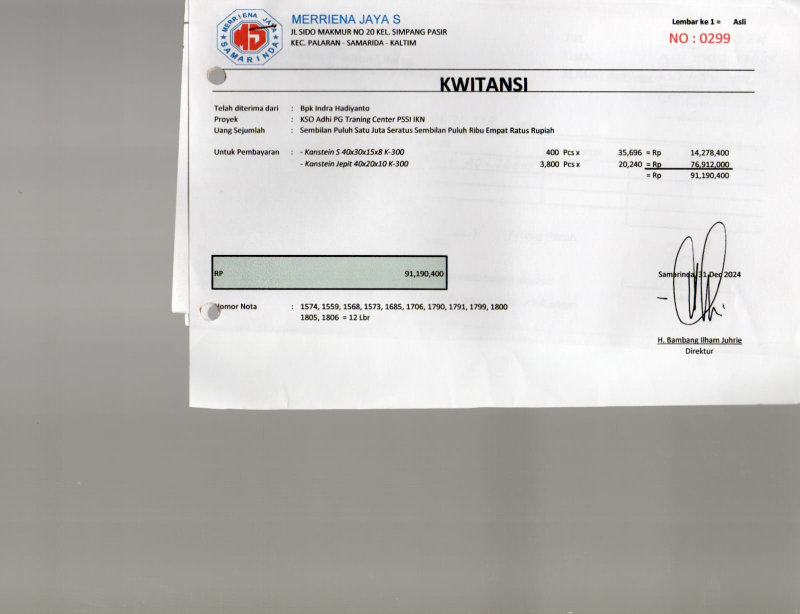
#> input picture data_uji/nota_52.jpeg, 1600 x 1227 px (shown at 1/2 size)
$ python uji_segmentasi_nama_produk.py ../../data_uji/nota_52.jpeg
#> lines starting #> are read from the running program, lines starting #| are printed output that depends on the picture; after the words box and inside, x2 and y2 are one past the last pixel; in counts of white or black regions, pixels touching at a corner belong together
"""Uji segmentasi awal dua baris produk dari nota_52.jpeg.
Jalankan: python uji_segmentasi_nama_produk.py "path_ke_nota_52.jpeg"
Tidak mengubah file foto asli atau modul OCR yang sudah ada.
"""
from pathlib import Path
import sys
import csv
import cv2
import numpy as np

# Koordinat dalam citra asli 1600 x 1227 piksel (x1, y1, x2, y2).
# Ini khusus nota_52.jpeg, bukan koordinat universal semua nota.
ROI = {
    "produk_1": (594, 293, 835, 313),
    "produk_2": (594, 318, 835, 338),
}


def baca(path):
    data = np.fromfile(str(path), dtype=np.uint8)
    return cv2.imdecode(data, cv2.IMREAD_COLOR)
#> returned value is the input picture: shape (1227, 1600, 3); mean B, G, R 186.9, 189.4, 190.9


def segmen_kolom(biner, min_lebar=2):
    """Calon segmen berdasarkan celah kolom. Huruf bersambung bisa tetap menyatu."""
    proyeksi = np.any(biner > 0, axis=0)
    batas = np.diff(np.r_[False, proyeksi, False].astype(np.int8))
    awal = np.where(batas == 1)[0]
    akhir = np.where(batas == -1)[0]
    return [(int(a), int(b)) for a, b in zip(awal, akhir)
            if b - a >= min_lebar]


def main():
    if len(sys.argv) != 2:
        raise SystemExit('Contoh: python uji_segmentasi_nama_produk.py "data_uji\\nota_52.jpeg"')
    path = Path(sys.argv[1])
    if not path.is_file():
        raise FileNotFoundError(path)
    img = baca(path)
    if img is None:
        raise ValueError(f"Gagal membaca gambar: {path}")
    if (img.shape[1], img.shape[0]) != (1600, 1227):
        raise ValueError(f"Ukuran nota {img.shape[1]}x{img.shape[0]}; ROI hanya berlaku untuk foto 1600x1227.")

    out = Path(__file__).resolve().parent / 'hasil_segmentasi_nota52'
    out.mkdir(exist_ok=True)
    rows = []

    for nama, (x1, y1, x2, y2) in ROI.items():
        potongan = img[y1:y2, x1:x2]
        abu = cv2.cvtColor(potongan, cv2.COLOR_BGR2GRAY)
        # Memperbesar agar lebih mudah diperiksa secara visual; bukan menambah informasi asli.
        besar = cv2.resize(abu, None, fx=4, fy=4, interpolation=cv2.INTER_CUBIC)
        _, biner = cv2.threshold(abu, 0, 255, cv2.THRESH_BINARY_INV + cv2.THRESH_OTSU)
        segmen = segmen_kolom(biner)
        overlay = cv2.cvtColor(abu, cv2.COLOR_GRAY2BGR)
        for i, (a,b) in enumerate(segmen, start=1):
            cv2.rectangle(overlay, (a, 0), (b-1, abu.shape[0]-1), (0, 0, 255), 1)
            rows.append((nama, i, x1+a, x1+b, y1, y2, b-a))
        overlay = cv2.resize(overlay, None, fx=4, fy=4, interpolation=cv2.INTER_NEAREST)
        cv2.imwrite(str(out / f'{nama}_crop.png'), besar)
        cv2.imwrite(str(out / f'{nama}_biner.png'), biner)
        cv2.imwrite(str(out / f'{nama}_batas.png'), overlay)
        print(f'{nama}: {len(segmen)} calon segmen (belum tentu sama dengan jumlah karakter)')
#> this loop made 2 passes
#> (awal in segmen_kolom, akhir in segmen_kolom) on pass 1: ([7, 16, 49, 78, 89, 139, 146, 175, 188, 197], [10, 48, 74, 86, 138, 145, 171, 187, 196, 215])
#| produk_1: 10 calon segmen (belum tentu sama dengan jumlah karakter)
#| produk_2: 14 calon segmen (belum tentu sama dengan jumlah karakter)
#> pass 1, in main, `potongan = img[y1:y2, x1:x2]`:
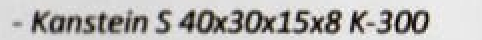
#> potongan: shape (20, 241, 3) (shown 2 times larger); mean B, G, R 182.5, 184.3, 186
#> pass 1, in main, `besar = cv2.resize(abu, None, fx=4, fy=4, interpolation=cv2.INTER_CUBIC)`:
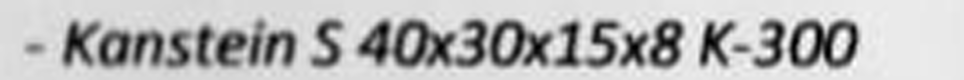
#> besar: shape (80, 964); min 0, max 255, mean 184.6
#> pass 1, in main, `_, biner = cv2.threshold(abu, 0, 255, cv2.THRESH_BINARY_INV + cv2.THRE..`:
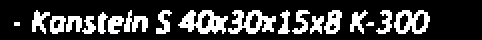
#> biner: shape (20, 241) (shown 2 times larger); 23.9% white in thin lines or dots, all inside (x1, y1, x2, y2) = (7, 5, 215, 17)
#> after the loop:
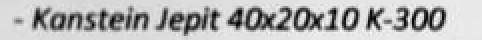
#> abu: shape (20, 241) (shown 2 times larger); min 1, max 253, mean 182.6
#> after the loop:
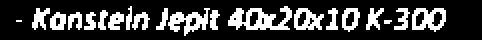
#> biner: shape (20, 241) (shown 2 times larger); 24.2% white in thin lines or dots, all inside (x1, y1, x2, y2) = (8, 3, 223, 18)
#> after the loop:
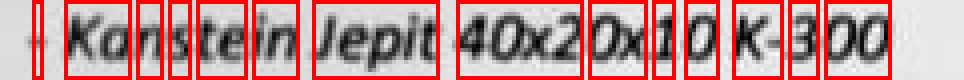
#> overlay: shape (80, 964, 3); mean B, G, R 145.1, 145.1, 191.9
#> after the loop, rows = 24 items

    with (out / 'calon_segmen.csv').open('w', newline='', encoding='utf-8-sig') as f:
        writer = csv.writer(f)
        writer.writerow(['baris', 'nomor', 'x_awal', 'x_akhir_eksklusif', 'y_awal', 'y_akhir_eksklusif', 'lebar'])
        writer.writerows(rows)
    print('Hasil disimpan di:', out)
    print('Periksa *_batas.png. Kotak yang memuat beberapa huruf perlu diperbaiki pada tahap berikutnya.')


if __name__ == '__main__':
    main()
